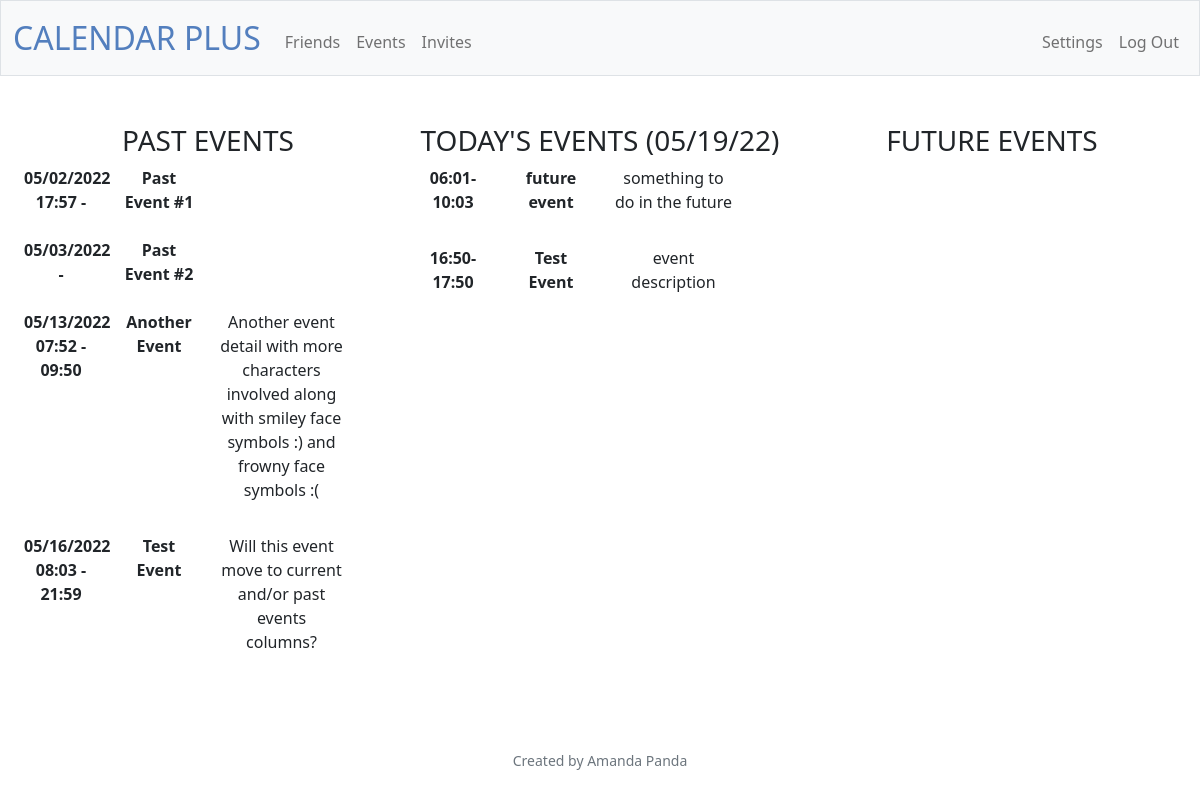
The page /events (signed in) on the database as committed earlier.
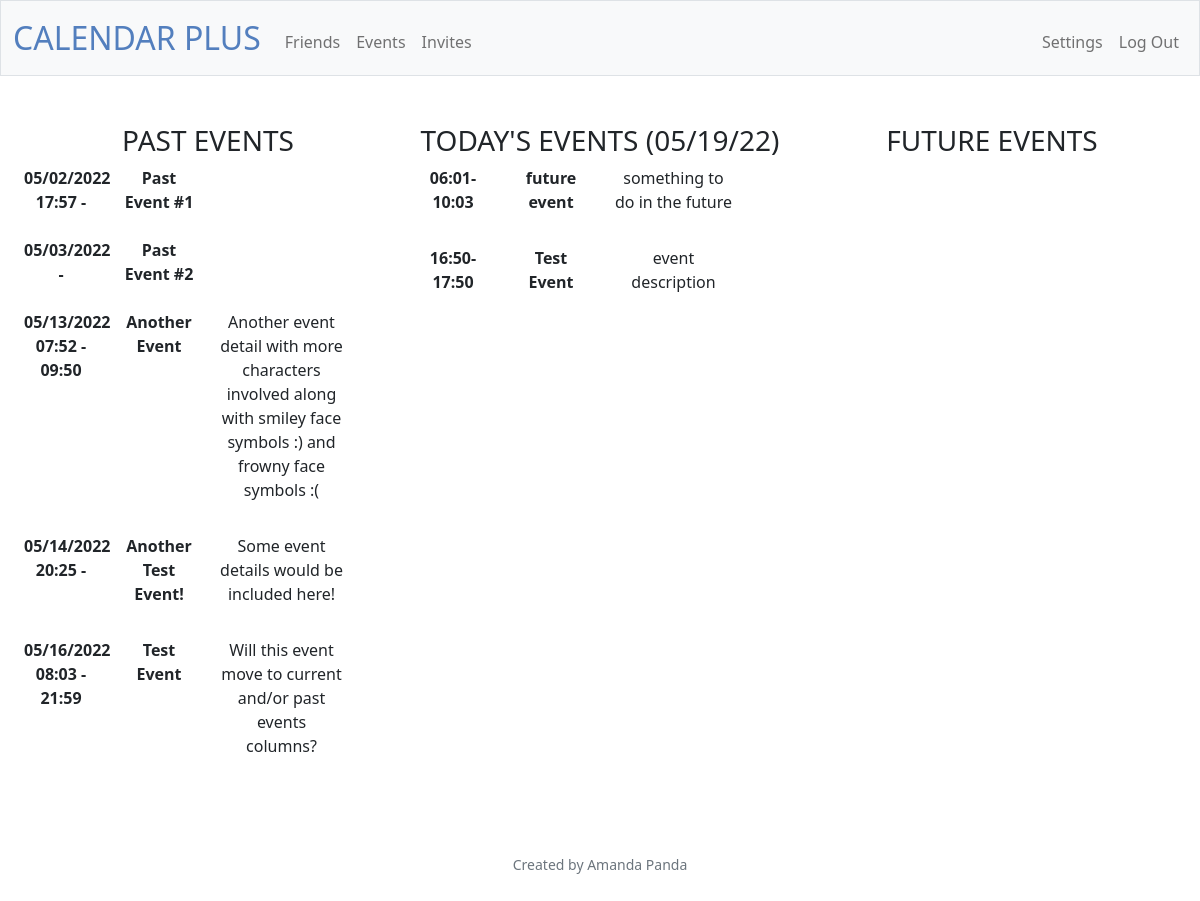
The same page on the database as committed later.
### tables this page shows
CREATE TABLE events(id INTEGER PRIMARY KEY AUTOINCREMENT NOT NULL, creator INTEGER NOT NULL, title TEXT NOT NULL, date DATE NOT NULL, starttime TIME, endtime TIME, details TEXT);

### app.py (the view)
@app.route("/events", methods=["GET"])
@login_required
def events():
    today = date.today()
    account = session.get("user_id")
    past = db.execute("SELECT title, strftime('%m/%d/%Y', date) AS date,starttime, endtime, details FROM events WHERE creator = ? AND date < ? ORDER BY date, starttime", account, today)
    future = db.execute("SELECT title, strftime('%m/%d/%Y', date) AS date,starttime, endtime, details FROM events WHERE creator = ? AND date > ? ORDER BY date, starttime", account, today)
    current = db.execute("SELECT title, strftime('%m/%d/%Y', date) AS date, starttime, endtime, details FROM events WHERE creator = ? AND date = ? ORDER BY starttime", account, today)
    today = today.strftime("%m/%d/%y")
    return render_template("events.html", today=today, past=past, future=future, current=current)

### app.py (called while the page is built)
@app.after_request
def after_request(response):
    response.headers["Cache-Control"] = "no-cache, no-store, must-revalidate"
    response.headers["Expires"] = 0
    response.headers["Pragma"] = "no-cache"
    return response

### helpers.py (called while the page is built)
def login_required(f):
    @wraps(f)
    def decorated_function(*args, **kwargs):
        if session.get("user_id") is None:
            return redirect("/login")
        return f(*args, **kwargs)
    return decorated_function

### templates/events.html (shortened to what this page needs)
{% extends "layout.html" %}
{% block main %}
    <div class="container-fluid">
        <div class="row">
            <div class="col-sm">
                <h3>PAST EVENTS</h3>
                <dl class="row">
                {% for row in past %}
                    <dt class="col-sm-3">{{ row.date }} {{ row.starttime }} - {{ row.endtime }}</dt>
                    <dd class="col-sm-9">
                        <dl class="row" >
                            <dt class="col-sm-4">{{ row.title }}</dt>
                            <dd class="col-sm-6">{{ row.details }}</dd>
                        </dl>
                    </dd>
                {% endfor %}
            </div>
            <div class="col-sm">
                <h3>TODAY'S EVENTS ({{ today }})</h3>
                <dl class="row">
                {% for row in current %}
                <dt class="col-sm-3">{{ row.starttime }}-{{ row.endtime }}</dt>
                <dd class="col-sm-9">
                    <dl class="row">
                        <dt class="col-sm-4">{{ row.title }}</dt>
                        <dd class="col-sm-6">{{ row.details }}</dd>
                    </dl>
                </dd>
                {% endfor %}
            </div>
            <div class="col-sm">
                <h3>FUTURE EVENTS</h3>
            </div>
        </div>
    </div>
{% endblock %}

### templates/layout.html (shortened to what this page needs)
<!DOCTYPE html>
<html lang="en">
    <head>
        <link href="https://cdn.jsdelivr.net/npm/bootstrap@5.1.3/dist/css/bootstrap.min.css" rel="stylesheet">
        <link href="/static/styles.css" rel="stylesheet">
    </head>
    <body>
        <nav class="bg-light border navbar navbar-expand-md navbar-light">
            <div class="container-fluid">
                <a class="navbar-brand" href="/"><span class="blue">CALENDAR PLUS</span></a>
                <div class="collapse navbar-collapse" id="navbar">
                    {% if session["user_id"] %}
                        <ul class="navbar-nav me-auto mt-2">
                            <li class="nav-item"><a class="nav-link" href="/friends">Friends</a></li>
                            <li class="nav-item"><a class="nav-link" href="/events">Events</a></li>
                            <li class="nav-item"><a class="nav-link" href="/invites">Invites</a></li>
                        </ul>
                        <ul class="navbar-nav ms-auto mt-2">
                            <li class="nav-item"><a class="nav-link" href="/settings">Settings</a></li>
                            <li class="nav-item"><a class="nav-link" href="/logout">Log Out</a></li>
                        </ul>
                    {% else %}
                        <ul class="navbar-nav ms-auto mt-2">
                            <li class="nav-item"><a class="nav-link" href="/register">Register</a></li>
                            <li class="nav-item"><a class="nav-link" href="/login">Log in</a></li>
                        </ul>
                    {% endif %}
                </div>
            </div>
        </nav>
        <main class="container-fluid py-5 text-center">
            {% block main %}{% endblock %}
        </main>
        <footer class="mb-5 small text-center text-muted">
            Created by Amanda Panda
        </footer>
    </body>
</html>

### static/styles.css (style rules this page uses)
nav .navbar-brand { font-size: xx-large; }
nav .navbar-brand .blue { color: #537fbe; }

Rows that differ between the two databases and show on the page:
added events: date "05/14/2022", starttime "20:25", title "Another Test Event!", details "Some event details would be included here!", shown under "PAST EVENTS"
